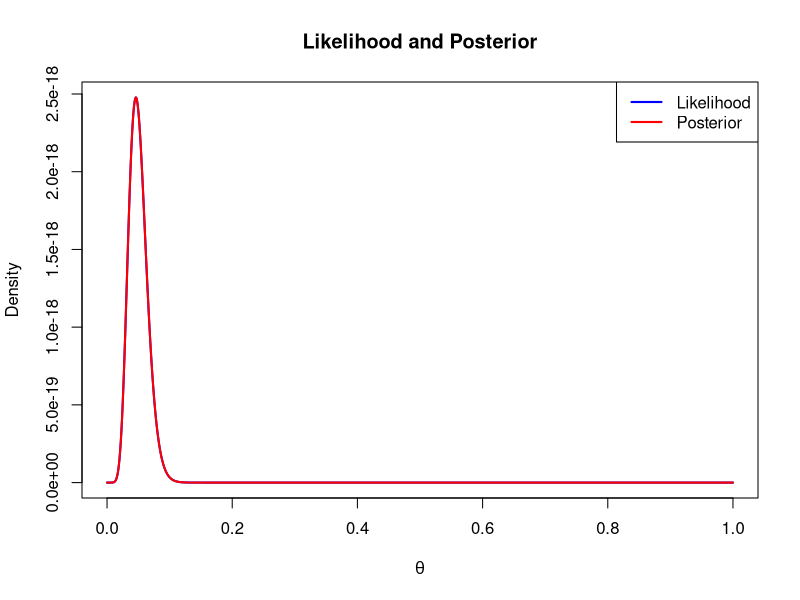
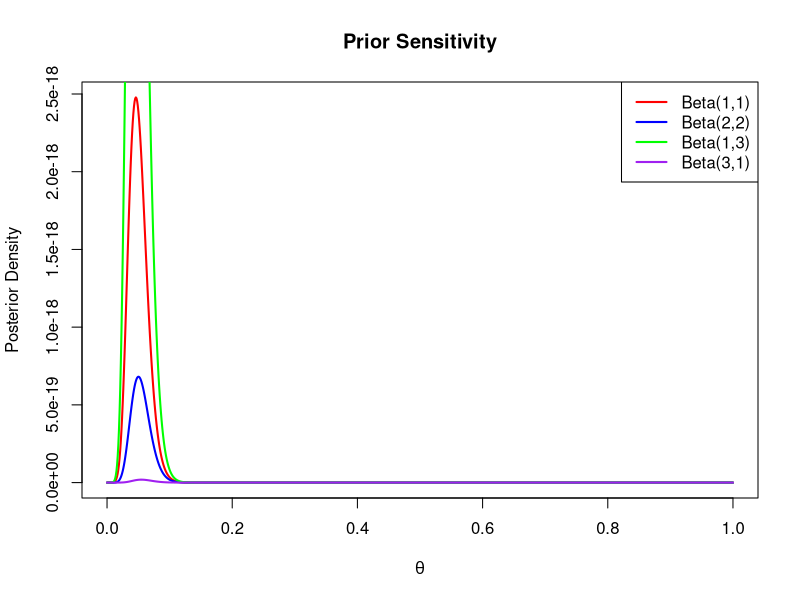
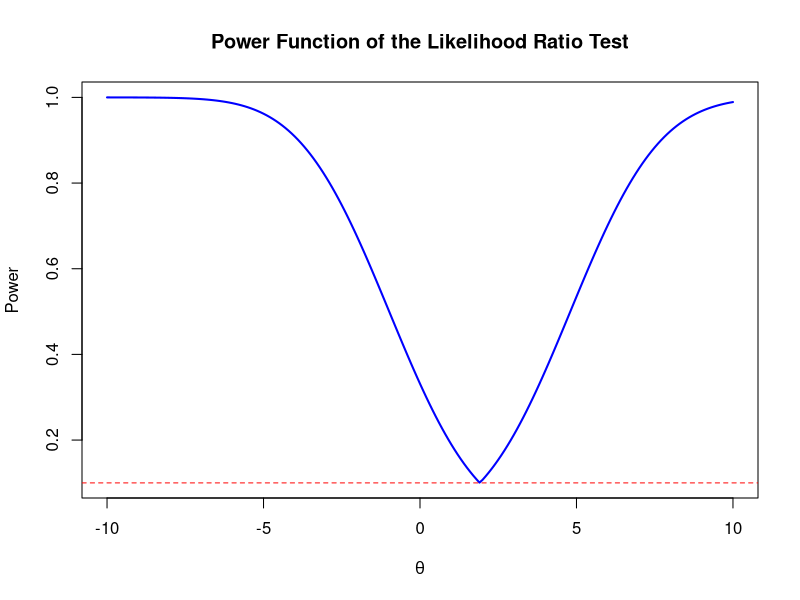
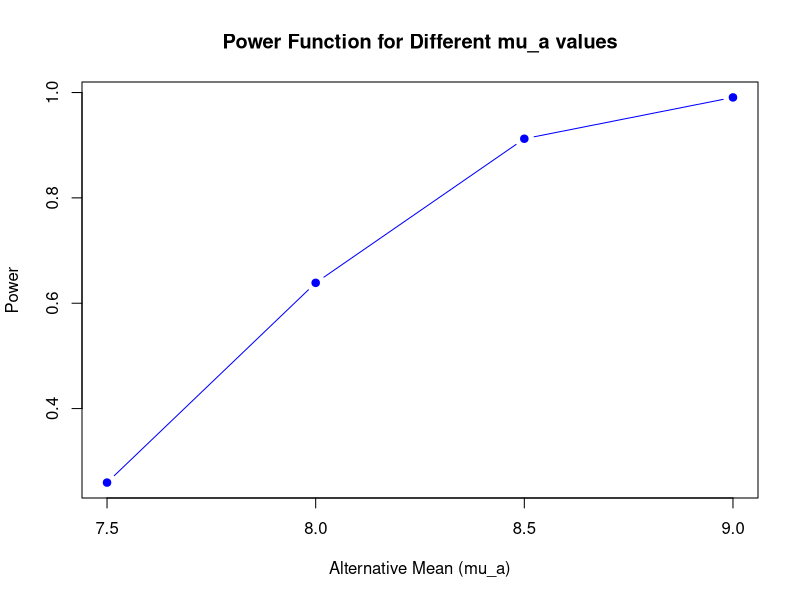
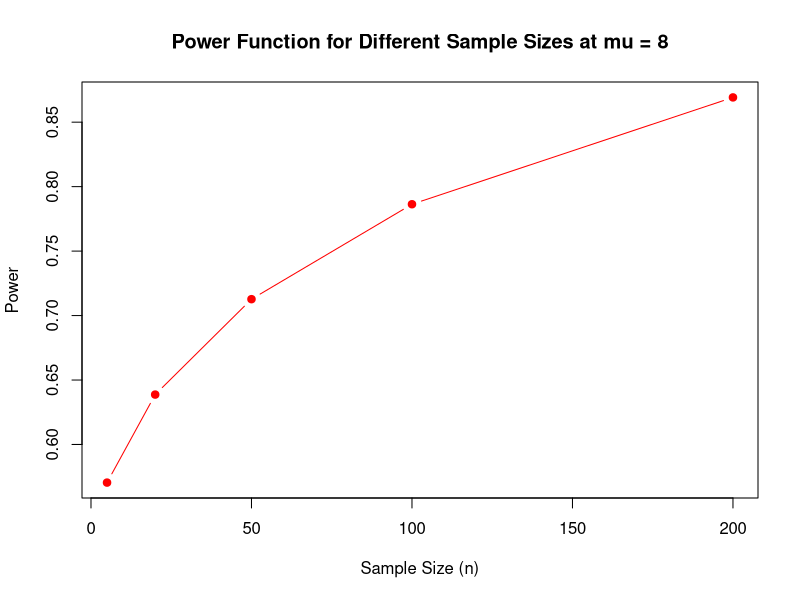

R code for these plots, in order:
## ---- chunk 1
# Given parameters
x <- c(23, 14, 24, 17, 4, 40, 17, 13, 31, 24)
s <- 1
alpha <- 1
beta <- 1

# Likelihood f(n)
likelihood <- function(theta) {
  suppressWarnings(prod(choose(x + s - 1, x) * theta^s * (1 - theta)^x))
}

# Integrals
num_posterior_integral <- integrate(function(theta) theta * dbeta(theta, alpha, beta) * 
                                      likelihood(theta), 0, 1)
denom_posteriorintegral <- integrate(function(theta) dbeta(theta, alpha, beta) * 
                                       likelihood(theta), 0, 1)

# EAP Estimate
E_theta <- num_posterior_integral$value / denom_posteriorintegral$value
cat("E(theta) =", E_theta, "\n")


## ---- chunk 2

# To calculate posterior variance, just square theta.
numerator <- integrate(function(theta) theta^2 * 
                         dbeta(theta, alpha, beta) * 
                         likelihood(theta), 0, 1)

# Denom is consistent
E_theta_squared <- numerator$value / denom_posteriorintegral$value

posterior_variance <- E_theta_squared - E_theta^2

cat("E(theta^2) =", E_theta_squared, "\n")
cat("Posterior Variance =", posterior_variance, "\n")
## ---- chunk 3
theta_values <- seq(0, 1, length.out = 1000)
likelihood_values <- sapply(theta_values, likelihood)
posterior_values <- dbeta(theta_values, alpha, beta) * likelihood_values

plot(theta_values, likelihood_values, type = "l", col = "blue", 
     lwd = 2, ylab = "Density", xlab = expression(theta), 
     main = "Likelihood and Posterior")
lines(theta_values, posterior_values, col = "red", lwd = 2)
legend("topright", legend = c("Likelihood", "Posterior"), col = c("blue", "red"), lwd = 2)

## ---- chunk 4
# Different priors
prior_params <- list(c(1, 1), c(2, 2), c(1, 3), c(3, 1))

plot(NULL, xlim = c(0, 1), ylim = c(0, max(posterior_values)), 
     xlab = expression(theta), ylab = "Posterior Density", main = "Prior Sensitivity")

colors <- c("red", "blue", "green", "purple")
for (i in seq_along(prior_params)) {
  alpha_i <- prior_params[[i]][1]
  beta_i <- prior_params[[i]][2]
  posterior_i <- dbeta(theta_values, alpha_i, beta_i) * likelihood_values
  lines(theta_values, posterior_i, col = colors[i], lwd = 2)
}
legend("topright", 
       legend = c("Beta(1,1)", "Beta(2,2)", "Beta(1,3)", "Beta(3,1)"), 
       col = colors, lwd = 2)

## ---- chunk 5
mle_theta <- function(data) {
  mean(data / (data + 1))
}

# Bootstrap
iterations <- 1000
bootstrap_mle <- replicate(iterations, mle_theta(sample(x, replace = TRUE)))

# SE of MLE
bootstrap_se <- sd(bootstrap_mle)
cat("Booststrap Standard Error of MLE:", bootstrap_se)

## ---- chunk 6
# Given data
data <- c(1, 3, 2, 4, -1, 7, 19, 3, -4, -5, -8)
n <- length(data)
theta0 <- 0 
alpha <- 0.10

# T-statistic
x_bar <- mean(data)
S <- sd(data)
t_stat <- (x_bar - theta0) / (S / sqrt(n))

critical_value <- qt(1 - alpha, df = n - 1)

# Perform the hypothesis test
reject_null <- abs(t_stat) > critical_value
cat("Reject H0:", reject_null,"\n", "T-Statistic value:", abs(t_stat), "\n", "Critical Value:", critical_value)

## ---- chunk 7
# power = Pr(rejecting H0 (t > critical value))
power_function <- function(theta, x_bar, S, n, critical_value) {
  non_central_t <- (x_bar - theta) / (S / sqrt(n))
  power <- pt(critical_value, df = n - 1, ncp = abs(non_central_t), lower.tail = FALSE)
  return(power)
  }

## ---- chunk 8
theta_values <- seq(-10, 10, by = 0.1)  # Range of theta values
power_values <- sapply(theta_values, power_function, 
                       x_bar = x_bar, S = S, n = n, critical_value = critical_value)

# Plotting of power function with the significance line == 2 
plot(theta_values, power_values, type = "l", col = "blue", lwd = 2,
     xlab = expression(theta), ylab = "Power",
     main = "Power Function of the Likelihood Ratio Test")
abline(h = 0.10, col = "red", lty = 2)

## ---- chunk 9
# Power Function Calculation for different mu_a values
mu_0 <- 7 
mu_a_values <- c(7.5, 8, 8.5, 9)
n <- 20
critical_value <- 7.8225

power_function <- function(mu_a, critical_value, n) {
  z_score <- (critical_value - mu_a) / sqrt(5 / n)
  power <- 1 - pnorm(z_score)
  return(power)
}

# Powers for i - iv
powers <- sapply(mu_a_values, power_function, critical_value = critical_value, n = n)

# Plot
plot(mu_a_values, powers, type = "b", pch = 19, col = "blue", 
     xlab = "Alternative Mean (mu_a)", ylab = "Power", 
     main = "Power Function for Different mu_a values")

## ---- chunk 10

mu_a <- 8
sample_sizes <- c(5, 20, 50, 100, 200)

powers_size <- sapply(sample_sizes, power_function, mu_a = mu_a, critical_value = critical_value)

plot(sample_sizes, powers_size, type = "b", pch = 19, col = "red", 
     xlab = "Sample Size (n)", ylab = "Power", 
     main = "Power Function for Different Sample Sizes at mu = 8")

## ---- chunk 11

alpha <- 0.05

false_discovery_rate_fn <- function(alpha, beta, phi) {
  false_discovery_rate <- (alpha * phi) / (alpha * phi + (1 - beta) * (1 - phi))
  return(false_discovery_rate)
}

false_discovery_rate_b <- false_discovery_rate_fn(alpha, beta = 0.75, phi = (1/6))
cat("b. False Discovery Rate:", false_discovery_rate_b, "\n")

false_discovery_rate_c <- false_discovery_rate_fn(alpha, beta = 0.75, phi = (1/21) )
cat("c. False Discovery Rate:", false_discovery_rate_c, "\n")

false_discovery_rate_d <- false_discovery_rate_fn(alpha, beta = 0.6, phi = (1/41))
cat("d. False Discovery Rate:", false_discovery_rate_d, "\n")


